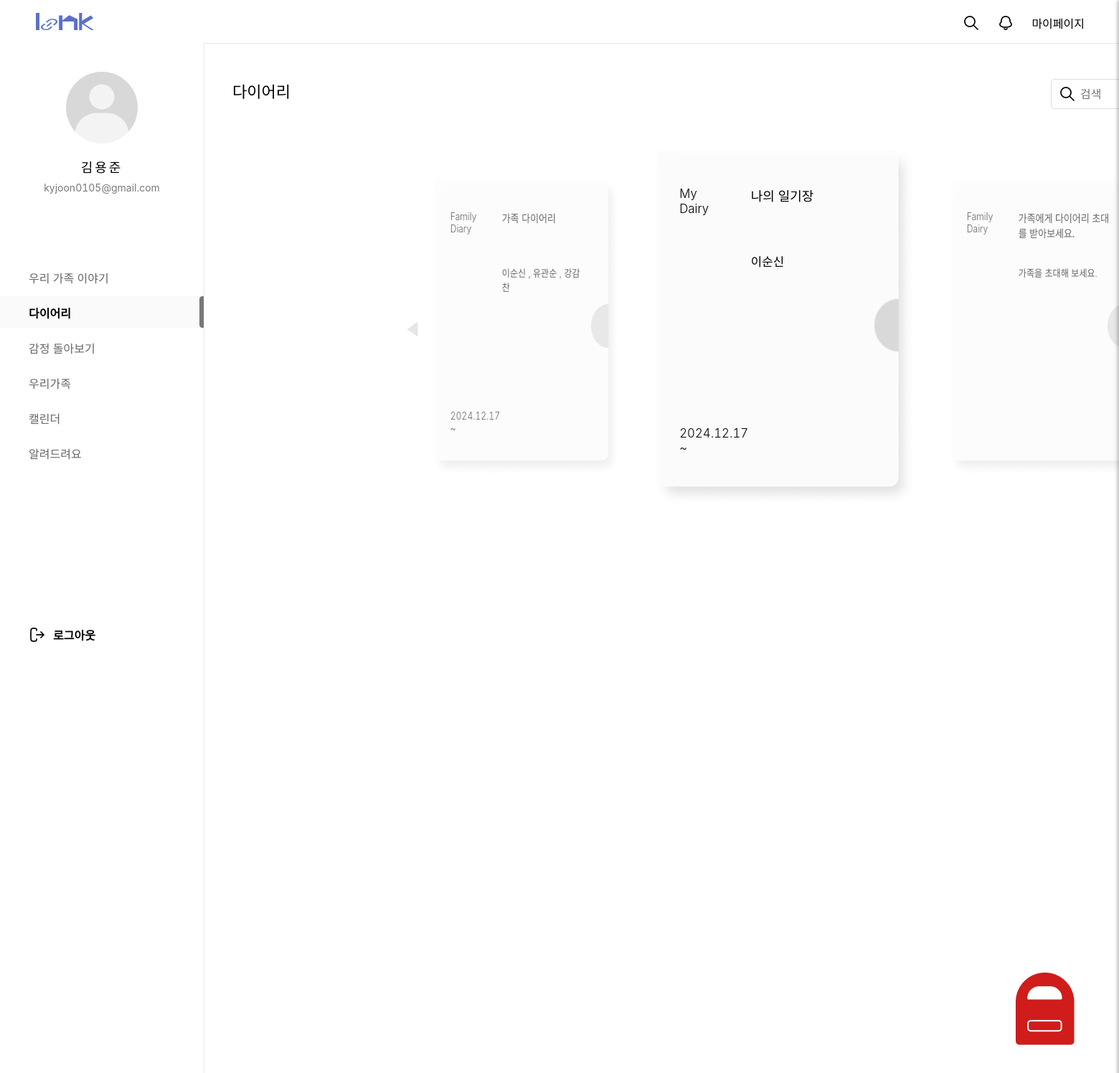
/diary/diaryHome/ (signed in), run on the app's committed database.
### diary/models.py (models this page shows)
class GroupDiary(models.Model):
  gno = models.IntegerField(default=0, null=False)
  member = models.ForeignKey(Member,on_delete=models.DO_NOTHING, null=False)
  gtitle = models.CharField(max_length=200)
  gName = models.CharField(max_length=100, null=False, default="우리 가족") # 그룹이름
  created_at = models.DateTimeField(auto_now_add=True)
  role = models.IntegerField(default=1)
  def __str__(self):
    return f"{self.gno},{self.member.id},{self.gtitle},{self.gName},{self.created_at}"

class MdiaryBoard(models.Model):
  mno = models.AutoField(primary_key=True)
  id = models.ForeignKey(Member,on_delete=models.DO_NOTHING, null=True)
  mtitle = models.CharField(max_length=1000,default='나의 일기장')
  mdate = models.DateField(auto_now=True)
  def __str__(self):
    return f"{self.mno},{self.id.id},{self.id.nicName},{self.mtitle},{self.mdate}"

### loginpage/models.py (models this page shows, shortened)
class Member(models.Model):
  id = models.CharField(max_length=50,primary_key=True)
  pw = models.CharField(max_length=100)
  name = models.CharField(max_length=100)
  nicName = models.CharField(max_length=100,default='123')
  mail = models.EmailField(max_length=100)
  birthday = models.CharField(max_length=100)
  gender = models.CharField(max_length=10,choices=[('남자', '남자'), ('여자', '여자')])
  mdate = models.DateTimeField(auto_now=True)
  created_group = models.OneToOneField(
        'diary.GroupDiary',  # '앱이름.모델이름' 형식
        on_delete=models.SET_NULL,
        null=True,
        blank=True,
        related_name='creator'
    )
  joined_group = models.ForeignKey(
        'diary.GroupDiary',  # '앱이름.모델이름' 형식
        on_delete=models.SET_NULL,
        null=True,
        blank=True,
        related_name='members'
    )

### diary/views.py (the view, shortened to what this page needs)
# urls.py: path('diaryHome/', views.diaryHome, name="diaryHome"),
def diaryHome(request):
	id = request.session.get('session_id')
	name = request.session.get('session_name')
	qs_group = GroupDiary.objects.filter(member=id)
	qs_createdDiary = GroupDiary.objects.filter(Q(member__id=id) & Q(role=1))
	c_context = {} #변수
	if qs_createdDiary:
		qs_joinedMem = GroupDiary.objects.filter(gno=qs_createdDiary[0].gno, role=2)
		if qs_joinedMem:
			c_context = {"creator":qs_createdDiary[0], "user_name":name, "joined_members":qs_joinedMem}
			print("있음",c_context)
		else:
			c_context = {"creator":qs_createdDiary[0], "user_name":name,}
			print("없음",c_context)
	qs_joinedDiary = GroupDiary.objects.filter(Q(member__id=id) & Q(role=2))
	qs_pDiary = MdiaryBoard.objects.get(id=id)
	c_context['pDiary'] = qs_pDiary
	c_context['group'] = qs_group
	print("c_context : ",c_context)
	return render(request,'diaryHome.html',c_context)

### diary/templates/diaryHome.html (shortened to what this page needs)
{% load static %}
<!DOCTYPE html>
<html lang="ko">
<head>
  <link rel="stylesheet" href="{% static '/css/diary/diary_home.css'%}">
  <link rel="stylesheet" href="{% static '/css/home/main.css'%}">
  <link rel="stylesheet" href="{% static '/css/home/main.css'%}">
  <link rel="stylesheet" as="style" crossorigin href="https://cdn.jsdelivr.net/gh/orioncactus/pretendard@v1.3.9/dist/web/variable/pretendardvariable.min.css" />
</head>
</head>
<body>
<div id="top_nav">
  <h1><a href="/main/index/"></a></h1>
  <ul class="top_menu">
    <li><a id="searchBtn"><img src="/static/images/home/search_icon.png" alt=""></a></li>
    <li><a id="notiBtn"><img src="/static/images/home/bell_off_icon.png" alt=""></a></li>
    <li><a href="/mypage/main/">마이페이지</a></li>
  </ul>
</div>
<div id="gnb">
  <div id="user_profile">
    <div id="pimg">
      <img src="/static/images/home/default_profile.png" alt="">
    </div>
    <p id="uName">김용준</p>
    <p id="uEmail">kyjoon0105@gmail.com</p>
  </div>
  <nav id="menu">
    <ul>
      <a href="/main/index/"><li class="menu_item">우리 가족 이야기</li></a>
      <a href="/diary/diaryHome/"><li class="menu_item active">다이어리</li></a>
      <a href="/emotion/main/"><li class="menu_item">감정 돌아보기</li></a>
      <a href="/family1/fam/"><li class="menu_item">우리가족</li></a>
      <a href="/calendar1/cal/"><li class="menu_item">캘린더</li></a>
      <a href="/customer/"><li class="menu_item">알려드려요</li></a>
    </ul>
  </nav>
  <div id="logout">
    <a href="/main/logout/"><span>로그아웃</span></a>
  </div>
</div>
<div id="all_area">
  <div id="title_area">
    <p id="topTit">다이어리<span id="searchBar"><input type="text" name="search" placeholder="검색"></span>
    <span><a href="/diary/diaryMake/"><button id="plusBtn"><img src="/static/images/diary/plusBtn.png" alt=""></button></a></span></p>
  </div>
  <div id="main_area">
  <button class="prev-btn"><img src="/static/images/diary/Arrow_drop_left.png" alt=""></button>
  <div class="carousel">
    <div class="image-container">
      <div class="card" id="firstCard"><a href="/diary/CdiaryList/"><img src="/static/images/diary/diary.png" alt="">
        <div id="dFirst_area">
          <div class="diary_group">
            <p>Family Diary</p>
          </div>
          <div class="diary_title">
            {% if creator %}
            <p>{{ creator.gtitle }}</p>
            {% else %}
            <p>우리 가족 일기를 만들어보세요.</p>
            {% endif %}
          </div>
        </div>
        <div class="diary_member">
          <p>
            {% if creator %}
              {{ request.session.session_name }}
              {% if joined_members %}
                {% for joined_member in joined_members %}
                , {{ joined_member.member.name }}
                {% endfor %}
              {% endif %}
            {% else %}
              가족을 초대해 보세요.
            {% endif %}
          </p>
        </div>
        <div class="diary_date">
          {% if creator %}
          <p>{{ creator.created_at|date:"Y.m.d" }} ~</p>
          {% else %}
          <p></p>
          {% endif %}
        </div>
      </a></div>
      <div class="card" id="secondCard"><a href="/diary/MdiaryList/"><img src="/static/images/diary/diary.png" alt="">
        <div id="dFirst_area">
          <div class="diary_group">
            <p>My Dairy</p>
          </div>
          <div class="diary_title">
            <p>{{pDiary.mtitle}}</p>
          </div>
        </div>
        <div class="diary_member">
          <p>{{ request.session.session_name }}</p>
        </div>
        <div class="diary_date">
          <p>{{pDiary.mdate|date:"Y.m.d"}} ~</p>
        </div>
      </a></div>
      <div class="card"><a href="/diary/JdiaryList/"><img src="/static/images/diary/diary.png" alt="">
        <div id="dFirst_area">
          <div class="diary_group">
            <p>Family Dairy</p>
          </div>
          <div class="diary_title">
            {% if join_d %}
            <p>{{ join_d.0.gtitle }}</p>
            {% else %}
            <p>가족에게 다이어리 초대를 받아보세요.</p>
            {% endif %}
          </div>
        </div>
        <div class="diary_member">
          <p>
            {% if join_d %}
            {{ cMem.name }}
            {% for name in joined_names %}
            , {{ name }}
            {% endfor %}
            {% else %}
            가족을 초대해 보세요.
            {% endif %}
          </p>
        </div>
        <div class="diary_date">
          {% if join_d %}
          <p>{{ join_d.0.created_at|date:"Y.m.d" }} ~</p>
          {% else %}
          <p></p>
          {% endif %}
        </div>
      </a></div>
    </div>
  </div>
  </div>
  <div id="mailbox_container">
    <button id="mailBtn">
      <img id="mailBtn_icon" src="/static/images/diary/mailbox_alert_off.png" alt="">
    </button>
  </div>
</body>
</html>

### static/css/diary/diary_home.css (style rules this page uses)
* { margin:0; padding:0; font-family: "Pretendard Variable", Pretendard, -apple-system, BlinkMacSystemFont, system-ui, Roboto, "Helvetica Neue", "Segoe UI", "Apple SD Gothic Neo", "Noto Sans KR", "Malgun Gothic", "Apple Color Emoji", "Segoe UI Emoji", "Segoe UI Symbol", sans-serif; font-variant-numeric: tabular-nums; }
a { text-decoration: none; color:inherit }
#all_area { width:1617px; height:1080px; margin-left:284px; }
#title_area { display: flex; width:1617px; height: 150px; padding-top: 60px; display: flex; }
#topTit { font-size: 22px; font-weight: 500; padding-top: 50px; padding-left: 40px; display: flex; }
#searchBar { width: 250px; height: 40px; padding-left: 1060px; padding-right: 30px; }
#searchBar input { width: 200px; padding: 10px 40px; font-size: 16px; border: 1px solid #DDDDDD; border-radius: 5px; background: url('../../images/diary/search.png') no-repeat; background-position: 10px center; }
#main_area { position: relative; display: flex; width: 1617px; height: 500px; align-items: center; justify-content: center; overflow: hidden; }
.carousel { position: relative; width: 80%; max-width: 1000px; height: 600px; display: flex; align-items: center; overflow: hidden; }
.image-container { display: flex; justify-content: center; align-items: center; width: 100%; position: relative; }
.card { position: absolute; width: 30%; height: 60%; display: flex; justify-content: center; align-items: center; background-color: white; border-radius: 10px; box-shadow: 0 4px 6px rgba(0, 0, 0, 0.1); font-size: 24px; font-weight: bold; transition: transform 0.5s ease, opacity 0.5s ease; opacity: 0.6; }
.card.center { transform: translateX(0) scale(1.2) rotateY(0deg); opacity: 1; z-index: 2; }
.card.left { transform: translateX(-120%) rotateY(-30deg); }
.card.right { transform: translateX(120%) rotateY(30deg); }
.prev-btn { background: none; border: none; cursor: pointer; left: 200px; }
#dFirst_area { position: absolute; top: -208px; display: flex; width: 284px; height: 91px; padding-left: 33px; padding-top: 41px; box-sizing: border-box; }
.diary_group { margin-right: 43px; width: 40px; height: 50px; box-sizing: border-box; opacity: 1; transition: opacity 0.3s ease; }
.diary_group p { margin: 0; font-size: 14px; font-weight: 300; color: black; }
.diary_title { padding-right: 10px; width: 165px; height: 50px; box-sizing: border-box; opacity: 1; transition: opacity 0.3s ease; }
.diary_title p { margin: 0; font-size: 15px; font-weight: 500; color: black; }
.diary_member { position: absolute; top: -208px; width: 284px; height: 91px; display: flex; box-sizing: border-box; margin-top: 91px; }
.diary_member p { width: 130px; height: 42px; font-size: 14px; font-weight: 300; padding-top: 27px; padding-left: 116px; }
.diary_date { position: absolute; top: -208px; width: 284px; height: 73px; display: flex; box-sizing: border-box; margin-top: 319px; }
.diary_date p { width: 82px; height: 34px; font-size: 14px; font-weight: 300; margin-left: 33px; padding-right: 5px; }
#mailbox_container { position: relative; width: 100%; height: 100vh; overflow: hidden; }
#mailBtn { width: 123px; height: 123px; position: fixed; bottom: 42px; right: 62px; background-color: white; border: none; cursor: pointer; z-index: 10; transition: background-color 0.3s ease; }
#mailBtn_icon { width: 100%; height: auto; display: block; }

### data on the page
GroupDiary: gtitle "가족 다이어리", created_at "2024.12.17"
GroupDiary: member.name "유관순"
GroupDiary: member.name "강감찬"
MdiaryBoard: mtitle "나의 일기장", mdate "2024.12.17"

### other printed values
{{ request.session.session_name }} "이순신"
